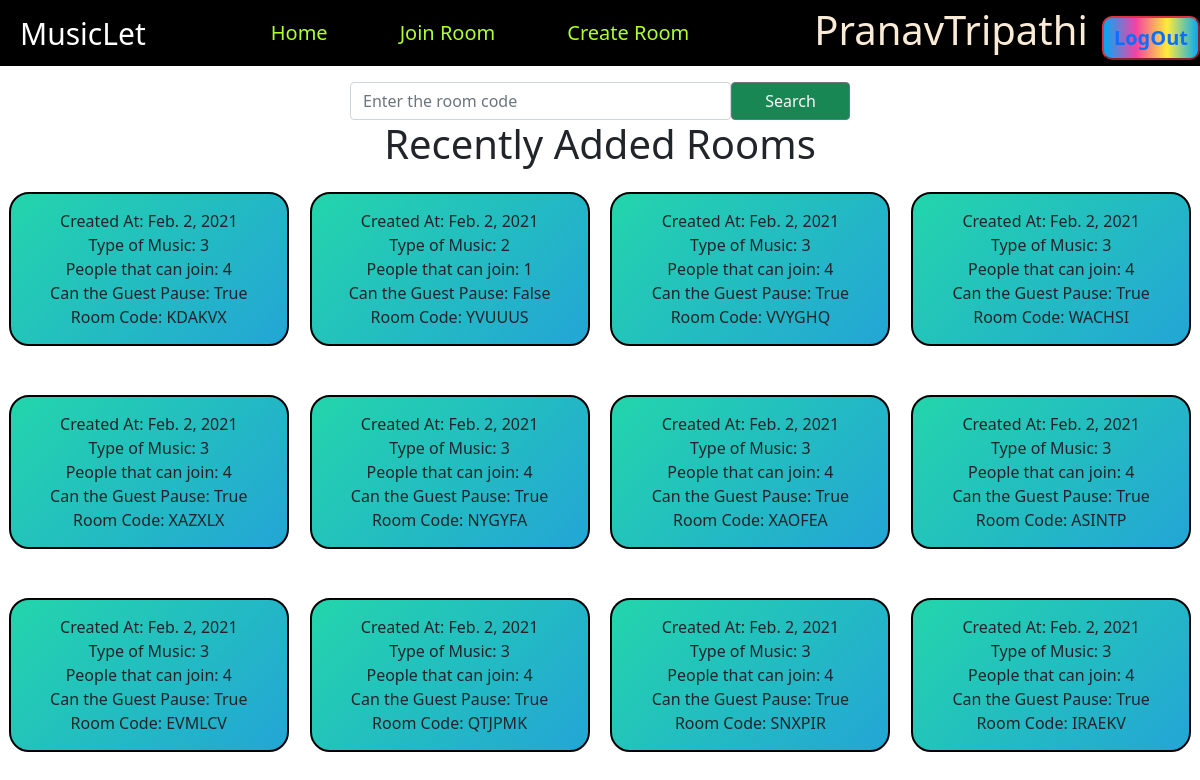
The page /join (signed in) on the database its author committed.
### SpotifyHome/models.py (models this page shows, shortened)
class Rooms(models.Model):
    public = models.BooleanField()
    typeofmusic = models.CharField(max_length=2)
    size = models.CharField(max_length=1000)
    guestcanpause = models.BooleanField()
    description = models.CharField(max_length=1000)
    date = models.DateField()
    code = models.CharField(max_length=8, default="", unique=True)

### SpotifyHome/views.py (the view)
# urls.py: path('join', views.join, name="join"),
def join(requests):
    latest = [None, None, None, None, None, None, None, None, None, None, None, None]
    latest = Rooms.objects.all().filter(public=True)
    total_no_of_rooms = len(latest)
    context = {
        "latest1date" : latest[total_no_of_rooms -1].date,
        "latest1type" : latest[total_no_of_rooms -1].typeofmusic,
        "latest1size" : latest[total_no_of_rooms -1].size,
        "latest1canguestpause" : latest[total_no_of_rooms -1].guestcanpause,
        "latest1code" : latest[total_no_of_rooms -1].code,
        "latest2date" : latest[total_no_of_rooms -2].date,
        "latest2type" : latest[total_no_of_rooms -2].typeofmusic,
        "latest2size" : latest[total_no_of_rooms -2].size,
        "latest2canguestpause" : latest[total_no_of_rooms -2].guestcanpause,
        "latest2code" : latest[total_no_of_rooms -2].code,
        "latest3date" : latest[total_no_of_rooms -3].date,
        "latest3type" : latest[total_no_of_rooms -3].typeofmusic,
        "latest3size" : latest[total_no_of_rooms -3].size,
        "latest3canguestpause" : latest[total_no_of_rooms -3].guestcanpause,
        "latest3code" : latest[total_no_of_rooms -3].code,
        "latest4date" : latest[total_no_of_rooms -4].date,
        "latest4type" : latest[total_no_of_rooms -4].typeofmusic,
        "latest4size" : latest[total_no_of_rooms -4].size,
        "latest4canguestpause" : latest[total_no_of_rooms -4].guestcanpause,
        "latest4code" : latest[total_no_of_rooms -4].code,
        "latest5date" : latest[total_no_of_rooms -5].date,
        "latest5type" : latest[total_no_of_rooms -5].typeofmusic,
        "latest5size" : latest[total_no_of_rooms -5].size,
        "latest5canguestpause" : latest[total_no_of_rooms -5].guestcanpause,
        "latest5code" : latest[total_no_of_rooms -5].code,
        "latest6date" : latest[total_no_of_rooms -6].date,
        "latest6type" : latest[total_no_of_rooms -6].typeofmusic,
        "latest6size" : latest[total_no_of_rooms -6].size,
        "latest6canguestpause" : latest[total_no_of_rooms -6].guestcanpause,
        "latest6code" : latest[total_no_of_rooms -6].code,
        "latest7date" : latest[total_no_of_rooms -7].date,
        "latest7type" : latest[total_no_of_rooms -7].typeofmusic,
        "latest7size" : latest[total_no_of_rooms -7].size,
        "latest7canguestpause" : latest[total_no_of_rooms -7].guestcanpause,
        "latest7code" : latest[total_no_of_rooms -7].code,
        "latest8date" : latest[total_no_of_rooms -8].date,
        "latest8type" : latest[total_no_of_rooms -8].typeofmusic,
        "latest8size" : latest[total_no_of_rooms -8].size,
        "latest8canguestpause" : latest[total_no_of_rooms -8].guestcanpause,
        "latest8code" : latest[total_no_of_rooms -8].code,
        "latest9date" : latest[total_no_of_rooms -9].date,
        "latest9type" : latest[total_no_of_rooms -9].typeofmusic,
        "latest9size" : latest[total_no_of_rooms -9].size,
        "latest9canguestpause" : latest[total_no_of_rooms -9].guestcanpause,
        "latest9code" : latest[total_no_of_rooms -9].code,
        "latest10date" : latest[total_no_of_rooms -10].date,
        "latest10type" : latest[total_no_of_rooms -10].typeofmusic,
        "latest10size" : latest[total_no_of_rooms -10].size,
        "latest10canguestpause" : latest[total_no_of_rooms -10].guestcanpause,
        "latest10code" : latest[total_no_of_rooms -10].code,
        "latest11date" : latest[total_no_of_rooms -11].date,
        "latest11type" : latest[total_no_of_rooms -11].typeofmusic,
        "latest11size" : latest[total_no_of_rooms -11].size,
        "latest11canguestpause" : latest[total_no_of_rooms -11].guestcanpause,
        "latest11code" : latest[total_no_of_rooms -11].code,
        "latest0date" : latest[total_no_of_rooms -12].date,
        "latest0type" : latest[total_no_of_rooms -12].typeofmusic,
        "latest0size" : latest[total_no_of_rooms -12].size,
        "latest0canguestpause" : latest[total_no_of_rooms -12].guestcanpause,
        "latest0code" : latest[total_no_of_rooms -12].code,
    }
    return render(requests, 'join.html', context)

### templates/join.html (shortened to what this page needs)
{% extends 'base.html' %}
{% block css %}
<link href="https://cdn.jsdelivr.net/npm/bootstrap@5.0.0-beta1/dist/css/bootstrap.min.css" rel="stylesheet">
<link rel="stylesheet" href="/static/css/join.css">
{% endblock css %}
{% block content %}
<div class="search">
    <div class="input-group mt-3">
        <form action="room" method="post">
            <input type="text" class="form-control" placeholder="Enter the room code" aria-label="Recipient's username" autocomplete="off" autocapitalize="off" aria-live="polite" spellcheck="false" name="qwery" aria-describedby="button-addon2">
            <button class="btn ml-5 btn-outline-secondary bg-success text-light" type="submit" id="button-addon2">Search</button>
        </form>
      </div>
</div>
<h1 style="text-align: center;">Recently Added Rooms</h1>
<div class="latest mt-4">
    <div class="row">
        <div class="item-list">
            <div class="text">
                Created At: {{latest0date}}
                <br>
                Type of Music: {{latest0type}}
                <br>
                People that can join: {{latest0size}}
                <br>
                Can the Guest Pause: {{latest0canguestpause}}
                <br>
                Room Code: {{latest0code}}
            </div>
        </div>
        <div class="item-list">
            <div class="text">
                Created At: {{latest1date}}
                <br>
                Type of Music: {{latest1type}}
                <br>
                People that can join: {{latest1size}}
                <br>
                Can the Guest Pause: {{latest1canguestpause}}
                <br>
                Room Code: {{latest1code}}
            </div>
        </div>
        <div class="item-list">
            <div class="text">
                Created At: {{latest2date}}
                <br>
                Type of Music: {{latest2type}}
                <br>
                People that can join: {{latest2size}}
                <br>
                Can the Guest Pause: {{latest2canguestpause}}
                <br>
                Room Code: {{latest2code}}
            </div>
        </div>
        <div class="item-list">
            <div class="text">
                Created At: {{latest3date}}
                <br>
                Type of Music: {{latest3type}}
                <br>
                People that can join: {{latest3size}}
                <br>
                Can the Guest Pause: {{latest3canguestpause}}
                <br>
                Room Code: {{latest3code}}
            </div>
        </div>
    </div>
    <div class="row">
        <div class="item-list">
            <div class="text">
                Created At: {{latest4date}}
                <br>
                Type of Music: {{latest4type}}
                <br>
                People that can join: {{latest4size}}
                <br>
                Can the Guest Pause: {{latest4canguestpause}}
                <br>
                Room Code: {{latest4code}}
            </div>
        </div>
        <div class="item-list">
            <div class="text">
                Created At: {{latest5date}}
                <br>
                Type of Music: {{latest5type}}
                <br>
                People that can join: {{latest5size}}
                <br>
                Can the Guest Pause: {{latest5canguestpause}}
                <br>
                Room Code: {{latest5code}}
            </div>
        </div>
        <div class="item-list">
            <div class="text">
                Created At: {{latest6date}}
                <br>
                Type of Music: {{latest6type}}
                <br>
                People that can join: {{latest6size}}
                <br>
                Can the Guest Pause: {{latest6canguestpause}}
                <br>
                Room Code: {{latest6code}}
            </div>
        </div>
        <div class="item-list">
            <div class="text">
                Created At: {{latest7date}}
                <br>
                Type of Music: {{latest7type}}
                <br>
                People that can join: {{latest7size}}
                <br>
                Can the Guest Pause: {{latest7canguestpause}}
                <br>
                Room Code: {{latest7code}}
            </div>
        </div>
    </div>
    <div class="row">
        <div class="item-list">
            <div class="text">
                Created At: {{latest8date}}
                <br>
                Type of Music: {{latest8type}}
                <br>
                People that can join: {{latest8size}}
                <br>
                Can the Guest Pause: {{latest8canguestpause}}
                <br>
                Room Code: {{latest8code}}
            </div>
        </div>
        <div class="item-list">
            <div class="text">
                Created At: {{latest9date}}
                <br>
                Type of Music: {{latest9type}}
                <br>
                People that can join: {{latest9size}}
                <br>
                Can the Guest Pause: {{latest9canguestpause}}
                <br>
                Room Code: {{latest9code}}
            </div>
        </div>
        <div class="item-list">
            <div class="text">
                Created At: {{latest10date}}
                <br>
                Type of Music: {{latest10type}}
                <br>
                People that can join: {{latest10size}}
                <br>
                Can the Guest Pause: {{latest10canguestpause}}
                <br>
                Room Code: {{latest10code}}
            </div>
        </div>
        <div class="item-list">
            <div class="text">
                Created At: {{latest11date}}
                <br>
                Type of Music: {{latest11type}}
                <br>
                People that can join: {{latest11size}}
                <br>
                Can the Guest Pause: {{latest11canguestpause}}
                <br>
                Room Code: {{latest11code}}
            </div>
        </div>
    </div>
</div>
{% endblock content %}

### templates/base.html (shortened to what this page needs)
<!DOCTYPE html>
<html lang="en">
<head>
    {% block css %} {% endblock css %}
    <link rel="stylesheet" href="/static/css/base.css">
</head>
<body>
    <div class="navbar123">
        <div class="logo123 unselectable">MusicLet</div>
        <div class="nav-list123">
            <li class="nav-item123 unselectable"><a href="/">Home</a></li>
            <li class="nav-item123 unselectable"><a href="/join">Join Room</a></li>
            <li class="nav-item123 unselectable"><a href="/create">Create Room</a></li>
        </div>
        <div class="account unselectable">
            <span class="name123">{{request.user}}</span>
            <button type="button" class="btn12 btn-danger"><a href="/logout"><b>LogOut</b></a></button>
        </div>
    </div>
    {% block content %}
    {% endblock content %}
</body>
</html>

### static/css/join.css (style rules this page uses)
form { margin: auto; display: flex; width: 500px; }
body { overflow-x: hidden; }
.btn { width: 150px; }
.item-list { width: 280px; height: 154px; background: linear-gradient(-45deg, #EE77e2, #E73C7e, #23A6D5, #23D5AB); background-size: 400%; animation: changeColor 5s ease-in-out infinite; border: 2px solid black; display: flex; justify-content: center; align-items: center; position: relative; border-radius: 20px; }
.row { display: flex; align-items: center; justify-content: space-evenly; }
.latest { height: 70vh; display: flex; flex-direction: column; justify-content: space-between; }
.text { text-align: center; display: flex; flex-direction: column; }

### static/css/base.css (style rules this page uses)
.unselectable { -moz-user-select: -moz-none; -khtml-user-select: none; -webkit-user-select: none; -ms-user-select: none; user-select: none; }
* { margin: 0; padding: 0; }
body { overflow-x: hidden; }
.navbar123 { display: flex; background-color: black; height: 66px; }
.nav-list123 { display: flex; margin: auto; }
.nav-item123 a { text-decoration: none; font-size: 20px; color: greenyellow; }
.nav-item123 { list-style: none; margin: 0 36px; }
.logo123 { font-size: 30px; color: white; align-self: center; margin-left: 20px; }
.name123 { color: antiquewhite; font-size: 40px; margin-right: 10px; }
a { text-decoration: none; }
.btn12 { font-size: 20px; padding: 5px 10px; background: linear-gradient(90deg, #03a9f4, #f441a5, #ffeb3b, #03a9f4); background-position: 400%; border-radius: 10px; box-sizing: border-box; color: white; }
.btn12::before { content: ""; position: absolute; top: -5px; left: -5px; right: -5px; bottom: -5px; z-index: -1; background: linear-gradient(90deg, #03a9f4, #f441a5, #ffeb3b, #03a9f4); background-size: 400%; border-radius: 10px; filter: blur(20px); opacity: 0; }

### rows shown on the page
Rooms: date "Feb. 2, 2021", code "KDAKVX"
Rooms: date "Feb. 2, 2021", code "YVUUUS"
Rooms: date "Feb. 2, 2021", code "VVYGHQ"
Rooms: date "Feb. 2, 2021", code "WACHSI"
Rooms: date "Feb. 2, 2021", code "XAZXLX"
Rooms: date "Feb. 2, 2021", code "NYGYFA"
Rooms: date "Feb. 2, 2021", code "XAOFEA"
Rooms: date "Feb. 2, 2021", code "ASINTP"
Rooms: date "Feb. 2, 2021", code "EVMLCV"
Rooms: date "Feb. 2, 2021", code "QTJPMK"
Rooms: date "Feb. 2, 2021", code "SNXPIR"
Rooms: date "Feb. 2, 2021", code "IRAEKV"

### other values the page prints
{{ request.user }} "PranavTripathi"
{{ latest0type }} "3"
{{ latest0size }} "4"
{{ latest0canguestpause }} "True"
{{ latest1type }} "2"
{{ latest1size }} "1"
{{ latest1canguestpause }} "False"
{{ latest2type }} "3"
{{ latest2size }} "4"
{{ latest2canguestpause }} "True"
{{ latest3type }} "3"
{{ latest3size }} "4"
{{ latest3canguestpause }} "True"
{{ latest4type }} "3"
{{ latest4size }} "4"
